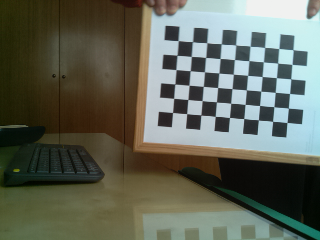
#> input picture src/tools/DEPRECATED/piCamCalibrator/chess_board3/2.png, 320 x 240 px; its folder holds only this picture in this run
$ python PiCamCalibration.py   (Python 2 division)
#> lines starting #> are read from the running program, lines starting #| are printed output that depends on the picture; after the words box and inside, x2 and y2 are one past the last pixel; in counts of white or black regions, pixels touching at a corner belong together; long printed decimals are rounded
'''
Este programa coge las 20 imagenes de tablero de ajedrez tomadas por la Picam previamente, y que se encuentran en la carpeta "chess_board".

En estas imagenes, el algoritmo encuentra las esquinas y finalmente devuelve la matriz de parametros intrinsecos de la PiCam.
'''

import cv2
import numpy as np
import glob

# termination criteria
criteria = (cv2.TERM_CRITERIA_EPS + cv2.TERM_CRITERIA_MAX_ITER, 30, 0.001)

# 6x9 chess board, prepare object points, like (0,0,0), (1,0,0), (2,0,0) ....,(6,5,0)
object_point = np.zeros((6*9, 3), np.float32)
object_point[:, :2] = np.mgrid[0:9, 0:6].T.reshape(-1, 2)

# 3d point in real world space
object_points = []
# 2d points in image plane
image_points = []
h, w = 0, 0

images = glob.glob('chess_board3/*.png')

for file_name in images:
    image = cv2.imread(file_name)
#> image is the input picture: shape (240, 320, 3); mean B, G, R 88.6, 101.2, 96.8
    gray = cv2.cvtColor(image, cv2.COLOR_BGR2GRAY)
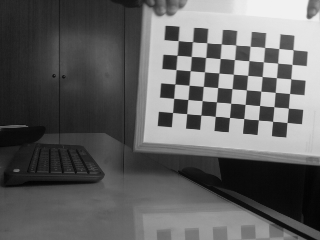
#> gray: shape (240, 320); min 3, max 241, mean 98.4
    h, w = gray.shape[:2]
#> h = 240; w = 320

    # find chess board corners
    ret, corners = cv2.findChessboardCorners(gray, (9, 6), None)
#> ret = True; corners = 54 rows, first 8: [178.2, 40.54], [192.5, 41.58], [206.7, 42.64], [221.2, 43.75], [235.7, 44.96], [250.1, 46.3], [264.7, 47.5], [278.8, 48.49]

    # add object points, image points
    if ret:
        object_points.append(object_point)
        cv2.cornerSubPix(gray, corners, (11, 11), (-1, -1), criteria)
        image_points.append(corners)

        # draw and display the corners
        cv2.drawChessboardCorners(image, (9, 6), corners, ret)
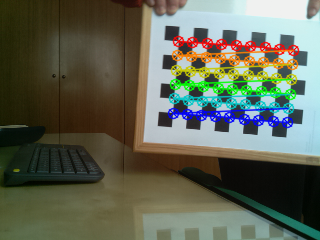
#> image: shape (240, 320, 3); 9.73% of pixels changed, all inside (x1, y1, x2, y2) = (167, 35, 300, 129)
        cv2.imshow('image', image)
        cv2.waitKey(500)

# calibration
retval, cameraMatrix, distCoeffs, rvecs, tvecs = cv2.calibrateCamera(object_points, image_points, (w, h), None, None)
#> retval = 0.0808; cameraMatrix = [[884.6, 0, 146.8], [0, 870.9, 121.6], [0, 0, 1]]; distCoeffs = [[0.478, -21.34, -0.0215, -0.0317, 130.7]]; rvecs = ([0.0664, 0.226, 0.0848],); tvecs = ([2.17, -5.61, 60.79],)

print "camera matrix:\n", cameraMatrix
#| camera matrix:
#|  [[884.612   0.         146.789]
#|  [  0.         870.856 121.620]
#|  [  0.           0.           1.        ]]
print "====================================="
print "====================================="
# pi camera intrinsic parameters
fx = cameraMatrix[0, 0] # distancia focal f_x
#> fx = 884.6
fy = cameraMatrix[1, 1] # distancia focal f_y
#> fy = 870.9
u0 = cameraMatrix[0, 2] # centro optico c_x
#> u0 = 146.8
v0 = cameraMatrix[1, 2] # centro optico c_y
#> v0 = 121.6

print "Parametros interesantes de la matriz:"
print "====================================="
print "Distancia focal [Fx, Fy] =", "[", fx, ", ", fy, "]"
#| Distancia focal [Fx, Fy] = [ 884.612 ,  870.856 ]
print "Centro optico [Cx, Cy] o [u0, v0] =", "[", u0, ", ", v0, "]\n"
#| Centro optico [Cx, Cy] o [u0, v0] = [ 146.789 ,  121.620 ]
print "Coeficientes de distorsion =", distCoeffs
#| Coeficientes de distorsion = [[ 4.78185520e-01 -2.13430398e+01 -2.14555005e-02 -3.17182651e-02
#|    1.30749579e+02]]
cv2.destroyAllWindows()

$ run again, on src/tools/DEPRECATED/piCamCalibrator/chess_board3/6.png
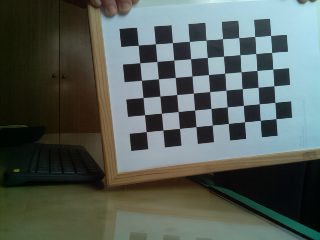
#> input picture src/tools/DEPRECATED/piCamCalibrator/chess_board3/6.png, 320 x 240 px
#> image is the input picture: shape (240, 320, 3); mean B, G, R 89, 94.7, 85.3
#> `gray = cv2.cvtColor(image, cv2.COLOR_BGR2GRAY)`:
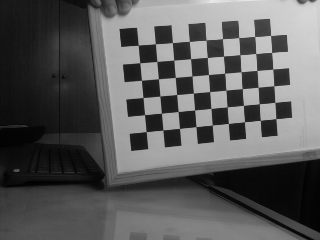
#> gray: shape (240, 320); min 1, max 233, mean 91.2
#> ret = True; corners = 54 rows, first 8: [138.3, 45.36], [155.4, 43.73], [172.4, 42.53], [189.4, 41.5], [206.1, 40.05], [222.5, 38.62], [238.7, 37.47], [254.6, 36.48]
#> `cv2.drawChessboardCorners(image, (9, 6), corners, ret)`:
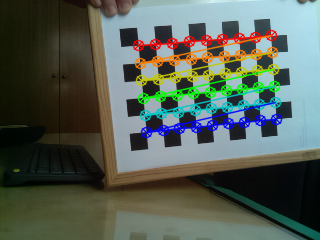
#> image: shape (240, 320, 3); 10.54% of pixels changed, all inside (x1, y1, x2, y2) = (132, 29, 283, 139)
#> retval = 0.0749; cameraMatrix = [[230.6, 0, 104], [0, 227.1, 139], [0, 0, 1]]; distCoeffs = [[0.0422, -0.0156, 0.0026, -0.00666, -0.0104]]; rvecs = ([0.0497, -0.0778, -0.101],); tvecs = ([1.95, -5.4, 13.08],)
#| camera matrix:
#|  [[230.596   0.         103.985]
#|  [  0.         227.063 138.984]
#|  [  0.           0.           1.        ]]
#> fx = 230.6
#> fy = 227.1
#> u0 = 104
#> v0 = 139
#| Distancia focal [Fx, Fy] = [ 230.596 ,  227.063 ]
#| Centro optico [Cx, Cy] o [u0, v0] = [ 103.985 ,  138.984 ]
#| Coeficientes de distorsion = [[ 0.04221 -0.01562  0.002596 -0.006662 -0.01039]]

$ run again, on src/tools/DEPRECATED/piCamCalibrator/chess_board3/8.png
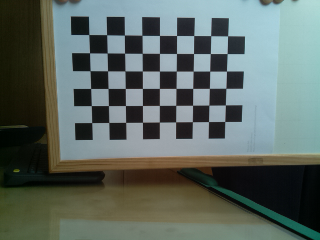
#> input picture src/tools/DEPRECATED/piCamCalibrator/chess_board3/8.png, 320 x 240 px
#> image is the input picture: shape (240, 320, 3); mean B, G, R 98.8, 104.2, 92.8
#> `gray = cv2.cvtColor(image, cv2.COLOR_BGR2GRAY)`:
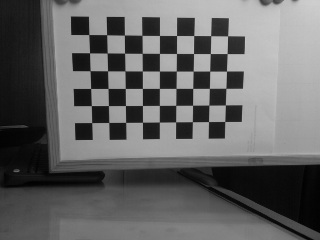
#> gray: shape (240, 320); min 2, max 206, mean 100.1
#> ret = True; corners = 54 rows, first 8: [88.71, 34.51], [106.6, 34.67], [124.4, 35.14], [141.9, 35.38], [159.5, 35.49], [176.5, 35.52], [193.7, 35.51], [210.6, 35.63]
#> `cv2.drawChessboardCorners(image, (9, 6), corners, ret)`:
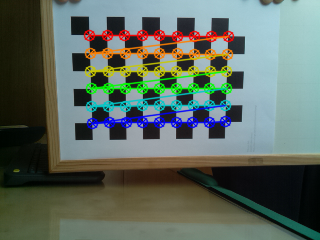
#> image: shape (240, 320, 3); 10.75% of pixels changed, all inside (x1, y1, x2, y2) = (83, 29, 235, 130)
#> retval = 0.123; cameraMatrix = [[422.5, 0, 149.1], [0, 423.1, 138.2], [0, 0, 1]]; distCoeffs = [[-0.0762, 2.64, -0.0102, -0.0138, -15.58]]; rvecs = ([0.18, -0.0603, -0.00539],); tvecs = ([-3.38, -5.84, 24.17],)
#| camera matrix:
#|  [[422.518   0.         149.066]
#|  [  0.         423.111 138.227]
#|  [  0.           0.           1.        ]]
#> fx = 422.5
#> fy = 423.1
#> u0 = 149.1
#> v0 = 138.2
#| Distancia focal [Fx, Fy] = [ 422.518 ,  423.111 ]
#| Centro optico [Cx, Cy] o [u0, v0] = [ 149.066 ,  138.227 ]
#| Coeficientes de distorsion = [[-7.61937409e-02  2.64110003e+00 -1.02476787e-02 -1.38047538e-02
#|   -1.55773232e+01]]
